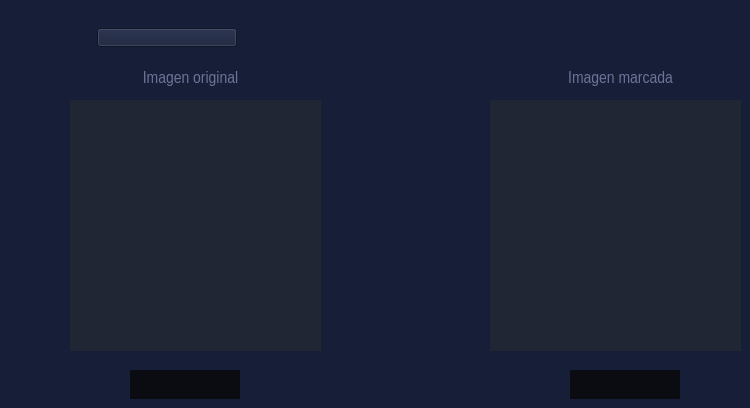
          <widget class="QWidget" name="fiGamal">
           <property name="styleSheet">
            <string notr="true">*{
	background-color: rgb(22,30,56);
}
QToolButton{
	color: rgb(255,255,255);
	background:rgb(10,12,18);
	border:none;
}
QToolButton:hover{
	background:rgb(33,38,52);
	border:none;
}
QTextEdit{
	background:rgb(255,255,255);
	border:none;
}
QLineEdit{
	color:rgb(255, 255, 255)
}</string>
           </property>
           <widget class="QPushButton" name="pushButton_24">
            <property name="geometry">
             <rect>
              <x>97</x>
              <y>28</y>
              <width>140</width>
              <height>19</height>
             </rect>
            </property>
            <property name="minimumSize">
             <size>
              <width>140</width>
              <height>19</height>
             </size>
            </property>
            <property name="maximumSize">
             <size>
              <width>140</width>
              <height>19</height>
             </size>
            </property>
            <property name="text">
             <string/>
            </property>
            <property name="icon">
             <iconset>
              <normaloff>src/titulos/ElGamal.png</normaloff>src/titulos/ElGamal.png</iconset>
            </property>
            <property name="iconSize">
             <size>
              <width>140</width>
              <height>19</height>
             </size>
            </property>
           </widget>
           <widget class="QToolButton" name="fiGamCifrar">
            <property name="geometry">
             <rect>
              <x>130</x>
              <y>370</y>
              <width>110</width>
              <height>29</height>
             </rect>
            </property>
            <property name="cursor">
             <cursorShape>PointingHandCursor</cursorShape>
            </property>
            <property name="text">
             <string/>
            </property>
            <property name="icon">
             <iconset>
              <normaloff>src/BotonesGral/Firmar.png</normaloff>src/BotonesGral/Firmar.png</iconset>
            </property>
            <property name="iconSize">
             <size>
              <width>110</width>
              <height>29</height>
             </size>
            </property>
           </widget>
           <widget class="QToolButton" name="fiGamDescifrar">
            <property name="geometry">
             <rect>
              <x>570</x>
              <y>370</y>
              <width>110</width>
              <height>29</height>
             </rect>
            </property>
            <property name="cursor">
             <cursorShape>PointingHandCursor</cursorShape>
            </property>
            <property name="text">
             <string/>
            </property>
            <property name="icon">
             <iconset>
              <normaloff>src/BotonesGral/Verificar.png</normaloff>src/BotonesGral/Verificar.png</iconset>
            </property>
            <property name="iconSize">
             <size>
              <width>110</width>
              <height>29</height>
             </size>
            </property>
           </widget>
           <widget class="QLabel" name="label_13">
            <property name="geometry">
             <rect>
              <x>550</x>
              <y>70</y>
              <width>141</width>
              <height>21</height>
             </rect>
            </property>
            <property name="sizePolicy">
             <sizepolicy hsizetype="Expanding" vsizetype="Preferred">
              <horstretch>0</horstretch>
              <verstretch>0</verstretch>
             </sizepolicy>
            </property>
            <property name="minimumSize">
             <size>
              <width>141</width>
              <height>21</height>
             </size>
            </property>
            <property name="maximumSize">
             <size>
              <width>141</width>
              <height>21</height>
             </size>
            </property>
            <property name="font">
             <font>
              <family>Arial Narrow</family>
              <pointsize>13</pointsize>
              <weight>50</weight>
              <bold>false</bold>
             </font>
            </property>
            <property name="styleSheet">
             <string notr="true">color: rgb(110,115,151)</string>
            </property>
            <property name="text">
             <string>Imagen marcada</string>
            </property>
            <property name="alignment">
             <set>Qt::AlignHCenter|Qt::AlignTop</set>
            </property>
           </widget>
           <widget class="QLabel" name="imagenCarga_12">
            <property name="geometry">
             <rect>
              <x>490</x>
              <y>100</y>
              <width>251</width>
              <height>251</height>
             </rect>
            </property>
            <property name="styleSheet">
             <string notr="true">background:rgb(33,38,52);</string>
            </property>
            <property name="text">
             <string/>
            </property>
           </widget>
           <widget class="QLabel" name="imagenCarga_11">
            <property name="geometry">
             <rect>
              <x>70</x>
              <y>100</y>
              <width>251</width>
              <height>251</height>
             </rect>
            </property>
            <property name="styleSheet">
             <string notr="true">background:rgb(33,38,52);</string>
            </property>
            <property name="text">
             <string/>
            </property>
           </widget>
           <widget class="QLabel" name="label_12">
            <property name="geometry">
             <rect>
              <x>130</x>
              <y>70</y>
              <width>121</width>
              <height>21</height>
             </rect>
            </property>
            <property name="sizePolicy">
             <sizepolicy hsizetype="Expanding" vsizetype="Preferred">
              <horstretch>121</horstretch>
              <verstretch>21</verstretch>
             </sizepolicy>
            </property>
            <property name="minimumSize">
             <size>
              <width>121</width>
              <height>21</height>
             </size>
            </property>
            <property name="maximumSize">
             <size>
              <width>121</width>
              <height>21</height>
             </size>
            </property>
            <property name="font">
             <font>
              <family>Arial Narrow</family>
              <pointsize>13</pointsize>
              <weight>50</weight>
              <bold>false</bold>
             </font>
            </property>
            <property name="styleSheet">
             <string notr="true">color: rgb(110,115,151)</string>
            </property>
            <property name="text">
             <string>Imagen original</string>
            </property>
            <property name="alignment">
             <set>Qt::AlignHCenter|Qt::AlignTop</set>
            </property>
           </widget>
          </widget>
